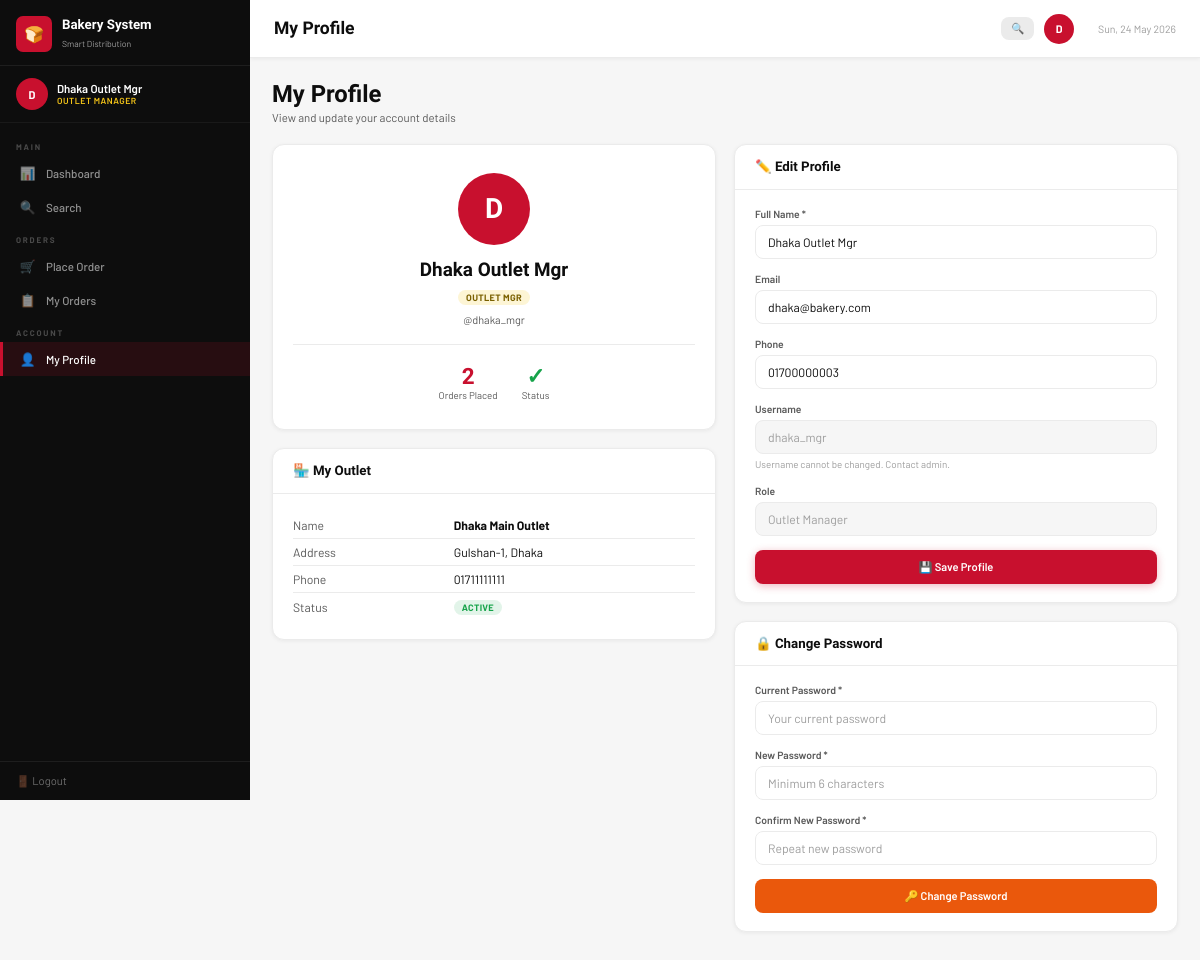
Screenshot of /profile.php (signed in) with the database file from the repository.
### tables this page shows
CREATE TABLE users (
    id INT AUTO_INCREMENT PRIMARY KEY,
    name VARCHAR(100) NOT NULL,
    role ENUM('admin','factory_manager','outlet_manager','delivery') NOT NULL,
    username VARCHAR(50) UNIQUE NOT NULL,
    password VARCHAR(255) NOT NULL,    
    email VARCHAR(100),
    phone VARCHAR(20),
    active TINYINT(1) DEFAULT 1,
    created_at DATETIME DEFAULT CURRENT_TIMESTAMP
);

CREATE TABLE outlets (
    id INT AUTO_INCREMENT PRIMARY KEY,
    name VARCHAR(100) NOT NULL,
    address VARCHAR(255),
    phone VARCHAR(20),
    manager_id INT,                    
    active TINYINT(1) DEFAULT 1,
    created_at DATETIME DEFAULT CURRENT_TIMESTAMP
);

### profile.php (the view, shortened to what this page needs)
<?php
require_once 'config.php';
$uid = $_SESSION['user_id'];
$user = $conn->query("SELECT * FROM users WHERE id=$uid")->fetch_assoc();
$outlet = null;
if ($user['role'] === 'outlet_manager') {
    $outlet = $conn->query("SELECT * FROM outlets WHERE manager_id=$uid")->fetch_assoc();
}
$order_count = $conn->query("SELECT COUNT(*) as c FROM orders WHERE placed_by=$uid")->fetch_assoc()['c'];
include 'includes/header.php';
?>
<div class="ph">
  <div><h1>My Profile</h1><p>View and update your account details</p></div>
</div>
<div class="g2" style="align-items:start">
  <div>
    <div class="card" style="margin-bottom:18px">
      <div class="cb" style="text-align:center; padding:28px 20px">
        <div style="width:72px;height:72px;background:var(--red);border-radius:50%;display:flex;align-items:center;justify-content:center;color:#fff;font-family:'Barlow Condensed',sans-serif;font-size:2rem;font-weight:800;margin:0 auto 14px">
          <?= strtoupper(substr($user['name'],0,1)) ?>
        </div>
        <h2 style="font-size:1.35rem"><?= htmlspecialchars($user['name']) ?></h2>
        <div style="margin-top:6px"><?= roleBadge($user['role']) ?></div>
        <div style="color:var(--g600);font-size:.78rem;margin-top:8px">@<?= htmlspecialchars($user['username']) ?></div>
        <div style="display:flex;justify-content:center;gap:24px;margin-top:18px;padding-top:18px;border-top:1px solid var(--g200)">
          <?php if ($user['role'] === 'outlet_manager'): ?>
          <div style="text-align:center">
            <div style="font-family:'Barlow Condensed';font-size:1.6rem;font-weight:800;color:var(--red)"><?= $order_count ?></div>
            <div style="font-size:.7rem;color:var(--g600)">Orders Placed</div>
          </div>
          <?php endif; ?>
          <div style="text-align:center">
            <div style="font-family:'Barlow Condensed';font-size:1.6rem;font-weight:800;color:var(--green)"><?= $user['active'] ? '✓' : '✗' ?></div>
            <div style="font-size:.7rem;color:var(--g600)">Status</div>
          </div>
        </div>
      </div>
    </div>
    <?php if ($outlet): ?>
    <div class="card">
      <div class="ch"><h3>🏪 My Outlet</h3></div>
      <div class="cb">
        <table class="itbl">
          <tr><td>Name</td><td><strong><?= htmlspecialchars($outlet['name']) ?></strong></td></tr>
          <tr><td>Address</td><td><?= htmlspecialchars($outlet['address']) ?></td></tr>
          <tr><td>Phone</td><td><?= htmlspecialchars($outlet['phone']) ?></td></tr>
          <tr><td>Status</td><td><span class="badge <?= $outlet['active']?'b-ok':'b-canc' ?>"><?= $outlet['active']?'Active':'Inactive' ?></span></td></tr>
        </table>
      </div>
    </div>
    <?php endif; ?>
  </div>
  <div>
    <div class="card" style="margin-bottom:18px">
      <div class="ch"><h3>✏️ Edit Profile</h3></div>
      <div class="cb">
        <form method="POST">
          <div class="fg">
            <label class="fl">Full Name *</label>
            <input type="text" name="name" class="fc" value="<?= htmlspecialchars($user['name']) ?>" required>
          </div>
          <div class="fg">
            <label class="fl">Email</label>
            <input type="email" name="email" class="fc" value="<?= htmlspecialchars($user['email'] ?? '') ?>" placeholder="your@email.com">
          </div>
          <div class="fg">
            <label class="fl">Phone</label>
            <input type="text" name="phone" class="fc" value="<?= htmlspecialchars($user['phone'] ?? '') ?>" placeholder="017xxxxxxxx">
          </div>
          <div class="fg">
            <label class="fl">Username</label>
            <input type="text" class="fc" value="<?= htmlspecialchars($user['username']) ?>" disabled style="background:var(--g100);color:var(--g400)">
            <small style="color:var(--g400);font-size:.7rem">Username cannot be changed. Contact admin.</small>
          </div>
          <div class="fg">
            <label class="fl">Role</label>
            <input type="text" class="fc" value="<?= $role_labels[$user['role']] ?>" disabled style="background:var(--g100);color:var(--g400)">
          </div>
          <button type="submit" class="btn btn-p" style="width:100%;justify-content:center;padding:10px">💾 Save Profile</button>
        </form>
      </div>
    </div>
    <div class="card">
      <div class="ch"><h3>🔒 Change Password</h3></div>
      <div class="cb">
        <form method="POST" id="pass-form">
          <div class="fg">
            <label class="fl">Current Password *</label>
            <input type="password" name="current_pass" class="fc" placeholder="Your current password" required>
          </div>
          <div class="fg">
            <label class="fl">New Password *</label>
            <input type="password" name="new_pass" id="new-pass" class="fc" placeholder="Minimum 6 characters" required>
          </div>
          <div class="fg">
            <label class="fl">Confirm New Password *</label>
            <input type="password" name="confirm_pass" id="confirm-pass" class="fc" placeholder="Repeat new password" required>
          </div>
          <button type="submit" class="btn btn-w" style="width:100%;justify-content:center;padding:10px">🔑 Change Password</button>
        </form>
      </div>
    </div>
  </div>
</div>
<?php include 'includes/footer.php'; ?>

### config.php (shortened to what this page needs)
<?php
function roleBadge($role) {
    $classes = [
        'admin'           => 'b-admin',
        'factory_manager' => 'b-fact',
        'outlet_manager'  => 'b-outl',
        'delivery'        => 'b-deli',
    ];
    $labels = [
        'admin'           => 'Admin',
        'factory_manager' => 'Factory Mgr',
        'outlet_manager'  => 'Outlet Mgr',
        'delivery'        => 'Delivery',
    ];
    $class = $classes[$role] ?? '';
    $label = $labels[$role] ?? $role;
    return "<span class='badge $class'>$label</span>";
}
?>

### style.css (style rules this page uses)
:root { --red: #C8102E; --red2: #9B0B22; --black: #0D0D0D; --dark: #1A1A1A; --gold: #F5C518; --white: #fff; --g100: #F6F6F6; --g200: #EBEBEB; --g300: #D4D4D4; --g400: #9E9E9E; --g600: #5A5A5A; --green: #16A34A; --orange: #EA580C; --blue: #1D4ED8; --sw: 250px; --hh: 58px; --r: 8px; }
*, *::before, *::after { box-sizing: border-box; margin: 0; padding: 0; }
html { font-size: 14px; }
body { font-family: 'Barlow', sans-serif; background: var(--g100); color: var(--black); min-height: 100vh; }
h1,h2,h3,h4 { font-family: 'Barlow Condensed', sans-serif; font-weight: 700; line-height: 1.2; }
.card { background:#fff; border-radius:12px; border:1px solid var(--g200); box-shadow:0 1px 4px rgba(0,0,0,.06); overflow:hidden; margin-bottom:18px; }
.ch { padding:14px 20px; border-bottom:1px solid var(--g200); display:flex; align-items:center; justify-content:space-between; gap:10px; }
.ch h3 { font-size:.95rem; }
.cb { padding:18px 20px; }
.g2 { display:grid; grid-template-columns:1fr 1fr; gap:18px; }
table { width:100%; border-collapse:collapse; font-size:.84rem; }
tbody tr { border-bottom:1px solid var(--g200); transition:.1s; }
tbody tr:last-child { border-bottom:none; }
tbody td { padding:10px 14px; vertical-align:middle; }
.badge { display:inline-block; padding:2px 8px; border-radius:20px; font-size:.66rem; font-weight:700; letter-spacing:.3px; text-transform:uppercase; white-space:nowrap; }
.b-ok { background:rgba(22,163,74,.12); color:var(--green); }
.b-outl { background:rgba(245,197,24,.18); color:#7A6000; }
.btn { display:inline-flex; align-items:center; gap:5px; padding:7px 14px; border-radius:var(--r); font-family:'Barlow',sans-serif; font-size:.8rem; font-weight:600; cursor:pointer; border:none; transition:.15s; white-space:nowrap; text-decoration:none; }
.btn-p { background:var(--red); color:#fff; box-shadow:0 2px 8px rgba(200,16,46,.3); }
.btn-w { background:var(--orange); color:#fff; }
.fg { margin-bottom:14px; }
.fl { display:block; font-size:.74rem; font-weight:600; color:var(--g600); margin-bottom:5px; }
.fc { width:100%; border:1.5px solid var(--g200); border-radius:var(--r); padding:9px 12px; font-family:'Barlow',sans-serif; font-size:.87rem; color:var(--black); background:#fff; transition:.18s; }
.fc::placeholder { color:var(--g400); }
.ph { display:flex; align-items:flex-start; justify-content:space-between; margin-bottom:20px; gap:13px; flex-wrap:wrap; }
.ph h1 { font-size:1.7rem; }
.ph p { color:var(--g600); font-size:.82rem; margin-top:2px; }
.itbl td { padding:6px 0; font-size:.87rem; }
.itbl td:first-child { color:var(--g600); width:40%; }

### rows the page displays
users: name "D", name "Dhaka Outlet Mgr", role "OUTLET MGR", username "dhaka_mgr", email "dhaka@bakery.com", phone "01700000003", role "Outlet Manager"
outlets: name "Dhaka Main Outlet", address "Gulshan-1, Dhaka", phone "01711111111"

### other values shown
$initials "D"
$user_name "Dhaka Outlet Mgr"
$role_label "OUTLET MANAGER"
$section_name "MAIN"
$icon "📊"
$label "Dashboard"
$icon "🔍"
$label "Search"
$section_name "ORDERS"
$icon "🛒"
$label "Place Order"
$icon "📋"
$label "My Orders"
$section_name "ACCOUNT"
$icon "👤"
